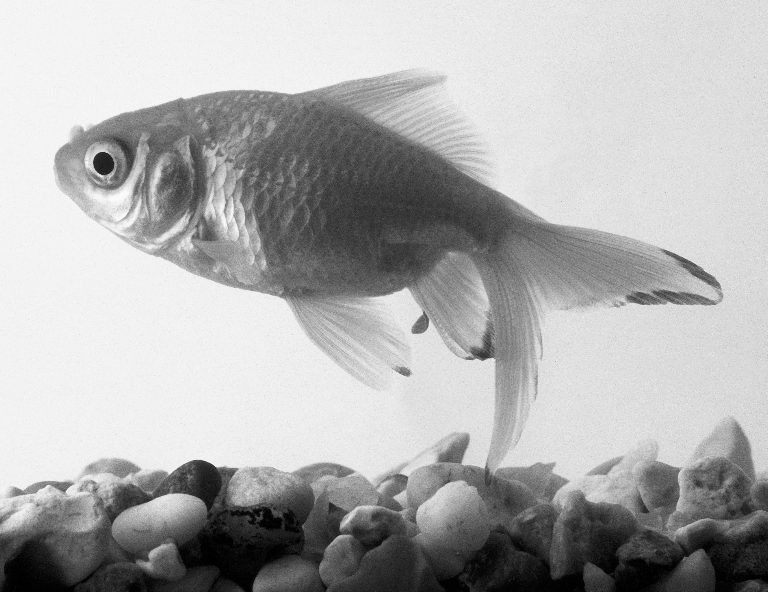
%> input picture goldfish.tif, 768 x 592 px
$ octave DWT.m   (GNU Octave 9; MATLAB toolbox functions it lacks are replaced by stand-ins)
%> lines starting %> are read from the running program, lines starting %| are printed output that depends on the picture
a=imread('goldfish.tif');
%> a is the input picture: size 592x768 uint8; min 0, max 253, mean 175.9
imshow(a);
title('origional image');

[p, q, r, s]=dwt2(single(a),'db1');
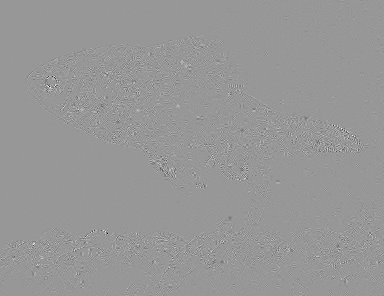
%> s: size 296x384 double; min -82.5, max 56.5, mean 0; drawn with min black and max white
b=[uint8(p), q; r,s];
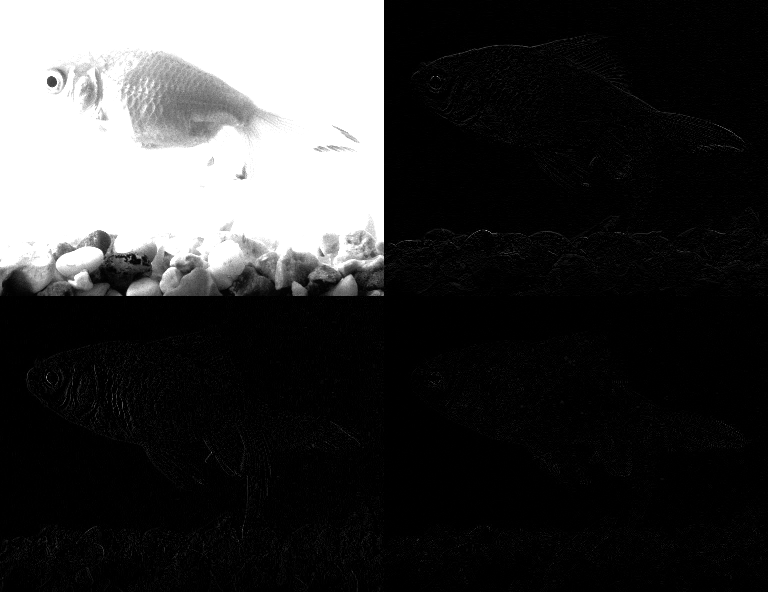
%> b: size 592x768 uint8; min 0, max 255, mean 57.3
figure,imshow(b);
title('first level decomposition');
[p1, q1, r1, s1]=dwt2(p,'db1');
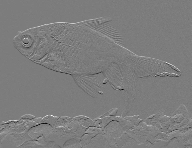
%> q1: size 148x192 double; min -243.8, max 254.3, mean 1.4; drawn with min black and max white
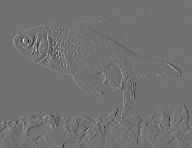
%> r1: size 148x192 double; min -223.8, max 279, mean 0.2; drawn with min black and max white
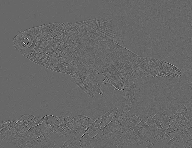
%> s1: size 148x192 double; min -95, max 138, mean 0; drawn with min black and max white
b1=[p1,q1;r1, s1];
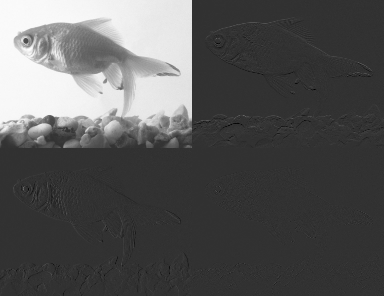
%> b1: size 296x384 double; min -243.8, max 1000, mean 176.3; drawn with min black and max white
b2=[uint8(b1), q; r s];
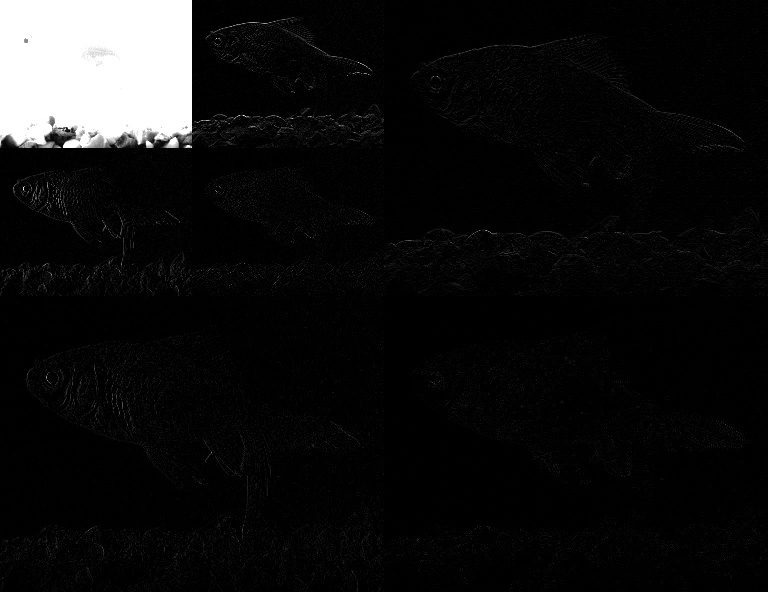
%> b2: size 592x768 uint8; min 0, max 255, mean 17.2
figure,imshow(b2);

title('second level decomposition');
